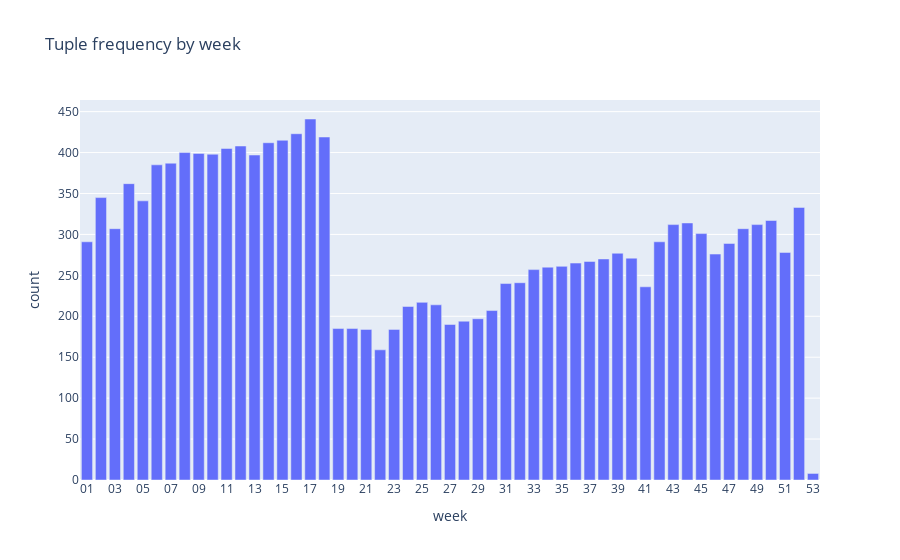

Notebook code cell kept with this figure:
### Code cell
fig = px.bar(
    week, 
    x = 'week', 
    y = 'count',
    title = 'Tuple frequency by week'
)

fig.show()

### Figure 1 — Plotly figure (JSON) as saved in the notebook; plotly's stock layout.template omitted (floating-point values rounded to 4 significant figures)
{"data": [{"alignmentgroup": "True", "hovertemplate": "week=%{x}<br>count=%{y}<extra></extra>", "legendgroup": "", "marker": {"color": "#636efa", "pattern": {"shape": ""}}, "name": "", "offsetgroup": "", "orientation": "v", "showlegend": false, "textposition": "auto", "type": "bar", "x": ["01", "02", "03", "04", "05", "06", "07", "08", "09", "10", "11", "12", "13", "14", "15", "16", "17", "18", "19", "20", "21", "22", "23", "24", "25", "26", "27", "28", "29", "30", "31", "32", "33", "34", "35", "36", "37", "38", "39", "40", "41", "42", "43", "44", "45", "46", "47", "48", "49", "50", "51", "52", "53"], "xaxis": "x", "y": [291, 345, 307, 362, 341, 385, 387, 400, 399, 398, 405, 408, 397, 412, 415, 423, 441, 419, 185, 185, 184, 159, 184, 212, 217, 214, 190, 194, 197, 207, 240, 241, 257, 260, 261, 265, 267, 270, 277, 271, 236, 291, 312, 314, 301, 276, 289, 307, 312, 317, 278, 333, 8], "yaxis": "y"}], "layout": {"barmode": "relative", "legend": {"tracegroupgap": 0}, "title": {"text": "Tuple frequency by week"}, "xaxis": {"anchor": "y", "domain": [0, 1], "title": {"text": "week"}}, "yaxis": {"anchor": "x", "domain": [0, 1], "title": {"text": "count"}}}}
